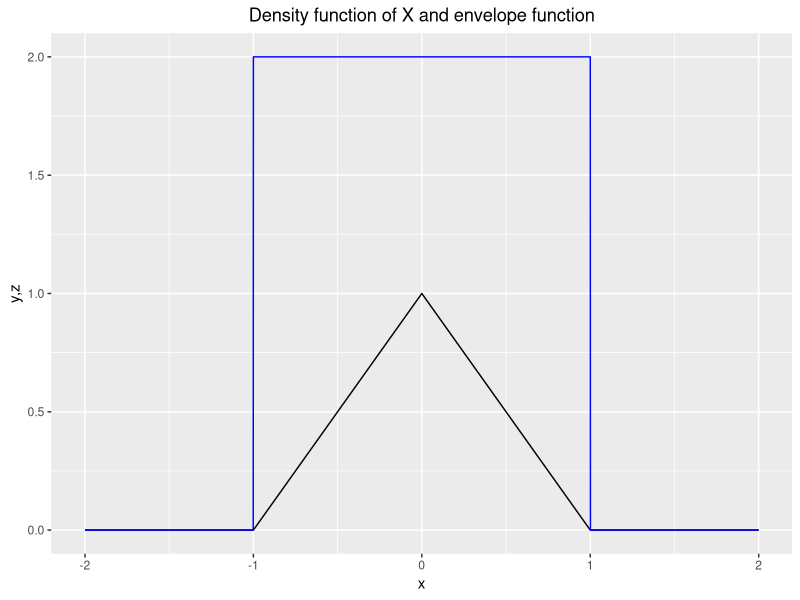
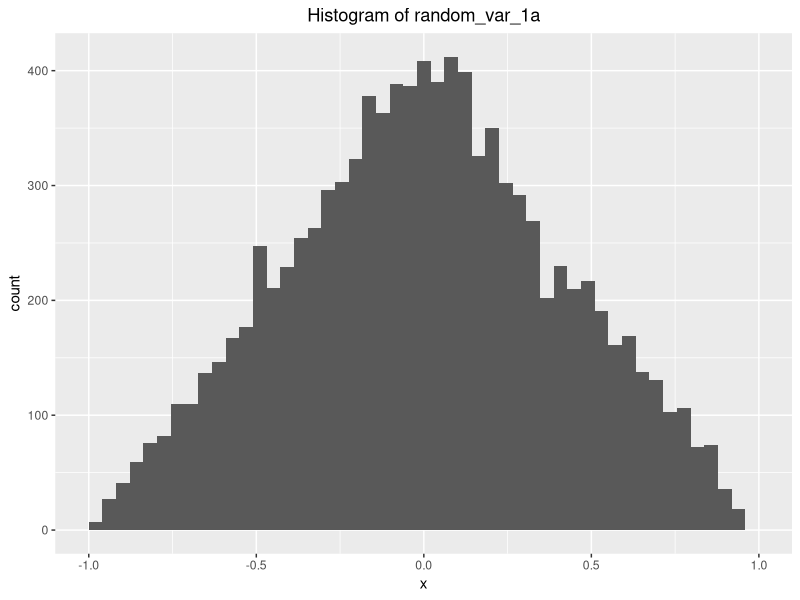
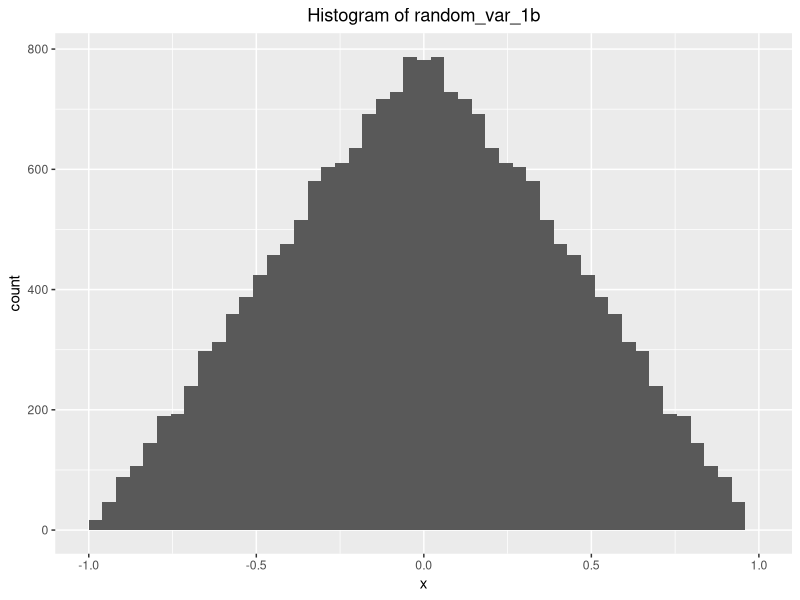
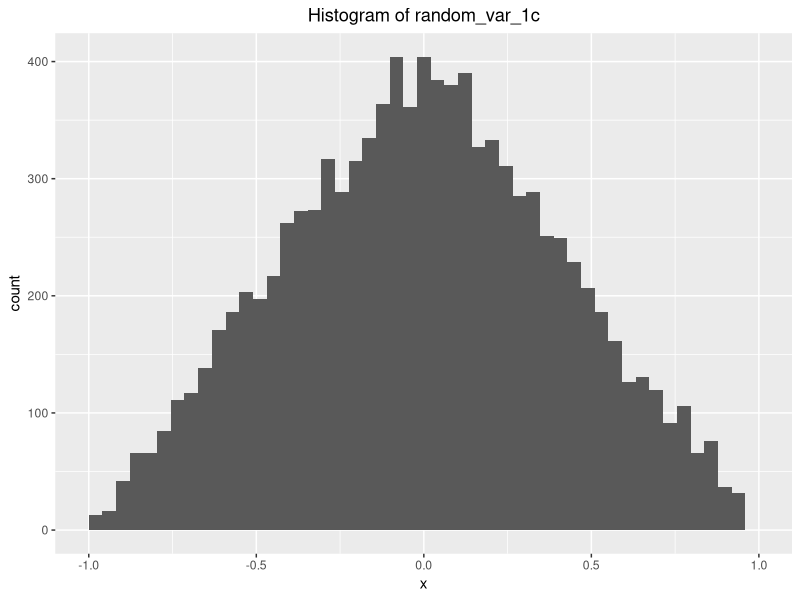
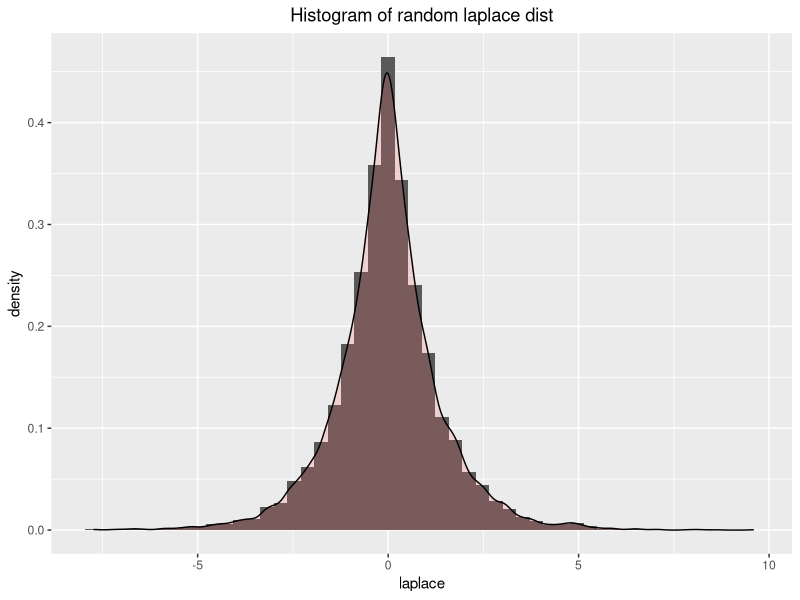
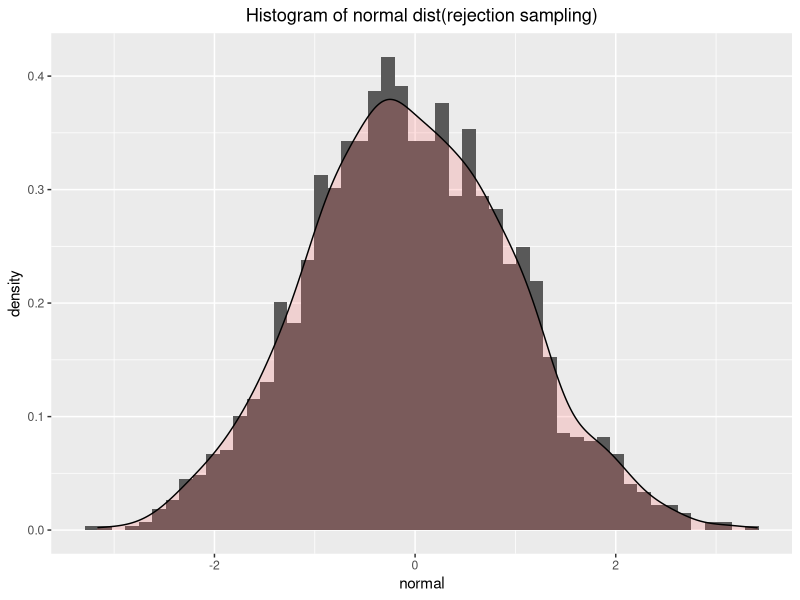
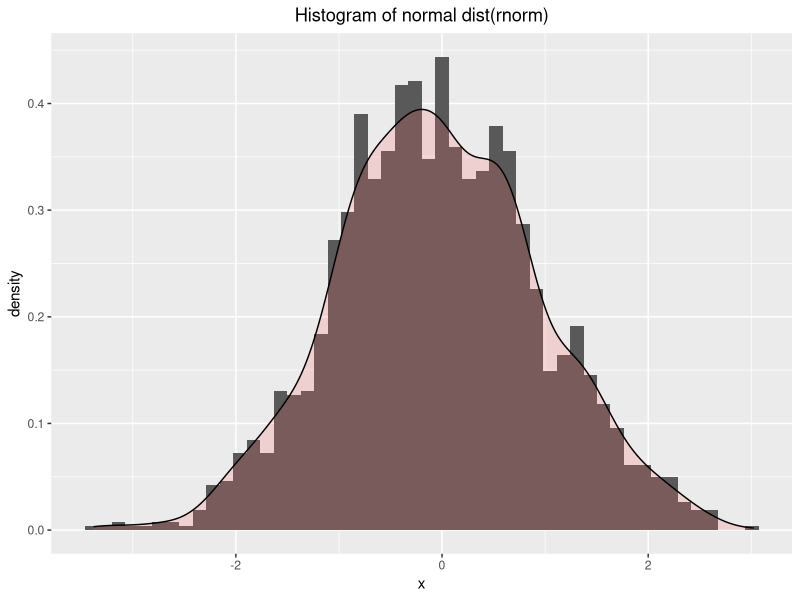

Source code (R) for these figures, in order:
## ---- chunk 1
########################## Init code for question 1 ############################
rm(list = ls())
library(ggplot2)
## ---- chunk 2
########################## [ 1 a1 ] #############################################

x <- seq(-2, 2, by = 0.001)
y <- rep(0, length(x))
z <- rep(0, length(x))

x1_index <- which(x > 1 | x < -1)
x2_index <- which(x >= -1 & x <= 0)
x3_index <- which(x > 0 & x <= 1)

y[x1_index] <- 0
y[x2_index] <- x[x2_index] + 1
y[x3_index] <- 1 - x[x3_index]

z0_index <- which(x > 1 | x < -1)
z1_index <- which(x >= -1 & x <= 1)

z[z1_index] <- 2
z[-z1_index] <- 0

data <- data.frame(x, y, z)

graph <- ggplot2::ggplot(data) +
  ggplot2::geom_line(mapping=ggplot2::aes(x=x,y=y)) + 
  ggplot2::geom_line(mapping=ggplot2::aes(x=x,y=z),color="blue") + 
  ggplot2::ggtitle("Density function of X and envelope function") +
  ggplot2::xlab("x") +
  ggplot2::ylab("y,z")+
  theme(plot.title = element_text(hjust = 0.5))

graph
## ---- chunk 3
########################## [ 1 a2 ] #############################################

generate_random_var_1a <- function(n, a) {
  samples <- numeric(n)
  # Generate a sample from the proposal distribution in [-1,1]
  count <- 1
  e <- 1 / a

  while (count <= n) {

    x <- runif(1, -1, 1)
    u <- runif(1)

    if (x > 0 && u <= (1 - x) / e) {
      samples[count] <- x
      count <- count + 1
    }

    if (x <= 0 && u <= (x + 1) / e) {
      samples[count] <- x
      count <- count + 1
    }
  }

  return(samples)
}

a <- 0.5
set.seed(12345)
random_var_1a <- generate_random_var_1a(10000, a)
ggplot2::ggplot(data.frame(x = random_var_1a), aes(x)) + 
  ggplot2::geom_histogram(bins = 50) + 
  ggplot2::ggtitle("Histogram of random_var_1a") +
  ggplot2::xlim(-1,1)+
  theme(plot.title = element_text(hjust = 0.5))
var_of_random_var_1a <- var(random_var_1a)
cat("variance of 1st method is",var_of_random_var_1a)
## ---- chunk 4
########################## [ 1 b ] #############################################
generate_random_var_1b <- function(n){
  u <- runif(n)
  x1 <-  - 1 + sqrt(1 - u)
  x2 <-  1 - sqrt(1 - u)
  return(c(x1, x2))
}

set.seed(12345)
random_var_1b <- generate_random_var_1b(10000)
ggplot2::ggplot(data.frame(x = random_var_1b), aes(x)) + 
  ggplot2::geom_histogram(bins = 50) + 
  ggplot2::ggtitle("Histogram of random_var_1b") +
  ggplot2::xlim(-1,1)+
  theme(plot.title = element_text(hjust = 0.5))


var_of_random_var_1b <- var(random_var_1b)
cat("variance of 2nd method is",var_of_random_var_1b)
## ---- chunk 5
########################## [ 1 c ] #############################################
generate_random_var_1c <- function(n){
  u1_1c <- runif(n)
  u2_1c <- runif(n)
  return(u1_1c - u2_1c)
}

random_var_1c <- generate_random_var_1c(10000)
ggplot2::ggplot(data.frame(x = random_var_1c), aes(x)) + 
  ggplot2::geom_histogram(bins = 50) + 
  ggplot2::ggtitle("Histogram of random_var_1c") +
  ggplot2::xlim(-1,1)+
  theme(plot.title = element_text(hjust = 0.5))

var_of_random_var_1c <- var(random_var_1c)
cat("variance of 3rd method is",var_of_random_var_1c)
## ---- chunk 6
########################## Init code for question 2#############################
knitr::opts_chunk$set(echo = TRUE)
rm(list = ls())
library(ggplot2)
## ---- chunk 7
########################## [ 2 a ] ######################################

laplace_dist <- function(mu, lambda, p){
  return(mu - (1 / lambda) * sign(p - 0.5) * log(1 - 2 * abs(p - 0.5)))
}

n = 10000

x_rand <- runif(n,0,1)
data1 <- data.frame(x_unif = x_rand)

data1$laplace <- laplace_dist(0,1,x_rand)

ggplot(data1, aes(laplace)) + 
  geom_histogram(aes(y=..density..), bins = 50) + 
  geom_density(alpha=0.2,fill="#FF6666") + 
  ggtitle("Histogram of random laplace dist") +
  theme(plot.title = element_text(hjust = 0.5))
## ---- chunk 8
########################## [ 2 b ] #############################################
# calc a value using the formula above
a <- sqrt(2/pi)*exp(0.5)

# pdf of normal distribution
pdf_normal <- function(x){
  return(exp(-x^2 / 2) / sqrt(2 * pi))
}

# pdf of laplace distribution
pdf_laplace <- function(x){
  return(0.5 * exp(-abs(x)))
}

n2 <- 2000

# save generated samples in this vector
samples <- c()

for(i in 1:n){
  if (length(samples) >= n2) {
    break
  }
  
  Y = data1$laplace[i]
  u = runif(1)
  g = pdf_laplace(Y)
  f = pdf_normal(Y)

  if (u <=f/(a * g)) {
    samples <- c(samples, Y)
  }
}

cat("Rejection rate R: ", 1 - (n2 / i), "\n")
cat("rejection rate E(R): ", 1 - (1 / a), "\n")

data2 <- data.frame(normal = samples)
ggplot(data2, aes(normal)) + 
  geom_histogram(aes(y=..density..), bins = 50) + 
  geom_density(alpha=0.2,fill="#FF6666") + 
  ggtitle("Histogram of normal dist(rejection sampling)") +
  theme(plot.title = element_text(hjust = 0.5))


# Generate 2000 random variables from the distribution using rnorm
random_var_2b2 <- rnorm(n2, 0, 1)

ggplot2::ggplot(data.frame(x = random_var_2b2), aes(x)) + 
   geom_histogram(aes(y=..density..), bins = 50) + 
   geom_density(alpha=0.2,fill="#FF6666") + 
   ggplot2::ggtitle("Histogram of normal dist(rnorm)") +
   theme(plot.title = element_text(hjust = 0.5))
